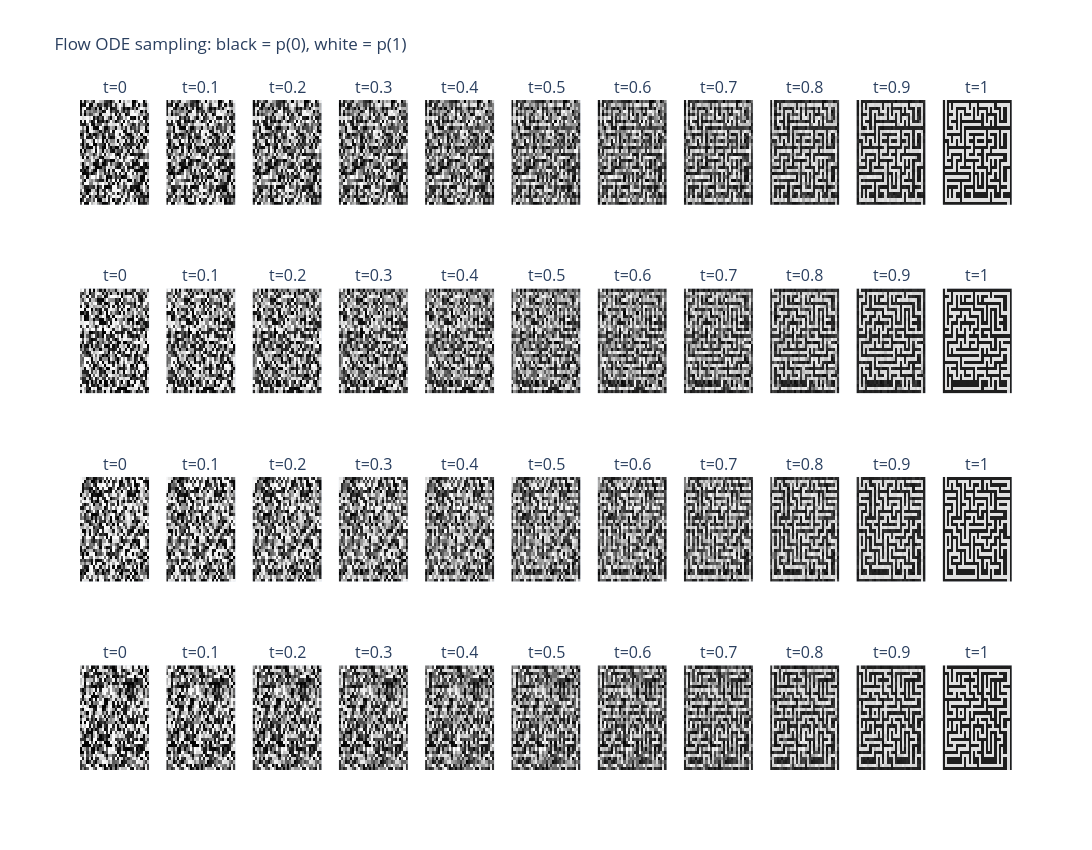
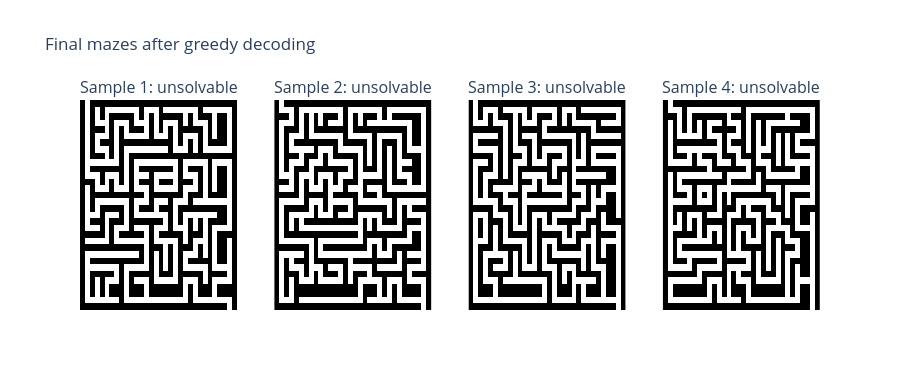

The notebook cell saved with these charts, in order:
### Markdown cell above
## 6. ODE Sampling and Solvability

Sampling starts from `x(0) ~ N(0, I)` and integrates `dx/dt = v_model(x, t)` from `t=0` to `t=1` with the explicit Euler method. Intermediate snapshots show the evolving continuous state decoded with the same fixed-temperature visualization. Only the final state is greedily decoded to binary maze pixels.

### Code cell
N_METRIC_SAMPLES = 128
N_TO_SHOW = 4
ODE_STEPS = 100
PREVIEW_STEP_INDICES = [0, 10, 20, 30, 40, 50, 60, 70, 80, 90, 100]


@torch.no_grad()
def sample_flow(model, n_samples, steps=ODE_STEPS, capture_indices=()):
    model.eval()
    x = torch.randn(n_samples, EMBEDDING_DIM, 32, 32, device=DEVICE)
    initial_noise = x.detach().clone()
    snapshots = {0: x.detach().clone()} if 0 in capture_indices else {}
    dt = 1.0 / steps

    for index in range(steps):
        t = index / steps
        times = torch.full((n_samples,), t, device=DEVICE)
        velocity = model(x, times * TIME_EMBEDDING_SCALE)
        x = x + dt * velocity
        next_index = index + 1
        if next_index in capture_indices:
            snapshots[next_index] = x.detach().clone()

    return x, snapshots, initial_noise


samples_continuous, flow_snapshots, initial_noise = sample_flow(
    model, N_METRIC_SAMPLES, capture_indices=PREVIEW_STEP_INDICES
)
print(
    "Initial Gaussian noise stats: "
    f"mean={initial_noise.mean().item():.3f}, "
    f"std={initial_noise.std().item():.3f}"
)
hard_samples = (
    torch.einsum("bdhw,kd->bkhw", samples_continuous, binary_embeddings)
    .argmax(dim=1)
    .cpu()
    .numpy()
    .astype(np.uint8)
)

fig = make_subplots(
    rows=N_TO_SHOW,
    cols=len(PREVIEW_STEP_INDICES),
    subplot_titles=[
        f"t={index / ODE_STEPS:g}"
        for _ in range(N_TO_SHOW)
        for index in PREVIEW_STEP_INDICES
    ],
)
for row in range(N_TO_SHOW):
    for col, step_index in enumerate(PREVIEW_STEP_INDICES, start=1):
        state = flow_snapshots[step_index][row : row + 1]
        probability_one = decode_probabilities(state, binary_embeddings, TEMPERATURE)[
            0, 1
        ]
        fig.add_trace(
            go.Heatmap(
                z=probability_one.cpu().numpy(),
                zmin=0,
                zmax=1,
                colorscale=[[0, "black"], [1, "white"]],
                showscale=False,
            ),
            row=row + 1,
            col=col,
        )
fig.update_layout(
    title="Flow ODE sampling: black = p(0), white = p(1)",
    height=850,
    width=1900,
)
fig.update_xaxes(showticklabels=False)
fig.update_yaxes(showticklabels=False, autorange="reversed")
fig.show()

solved = [solvability_rate([maze]) for maze in hard_samples]
print(f"Solvable samples: {sum(solved)}/{len(solved)} ({np.mean(solved):.1%})")
hard_fig = make_subplots(
    rows=1,
    cols=N_TO_SHOW,
    subplot_titles=[
        f"Sample {i + 1}: {'solvable' if solved[i] else 'unsolvable'}"
        for i in range(N_TO_SHOW)
    ],
)
for i in range(N_TO_SHOW):
    hard_fig.add_trace(
        go.Heatmap(
            z=hard_samples[i],
            zmin=0,
            zmax=1,
            colorscale=[[0, "black"], [1, "white"]],
            showscale=False,
        ),
        row=1,
        col=i + 1,
    )
hard_fig.update_layout(title="Final mazes after greedy decoding", height=390, width=900)
hard_fig.update_xaxes(showticklabels=False)
hard_fig.update_yaxes(showticklabels=False, autorange="reversed")
hard_fig.show()

### Figure 1 — Plotly figure (JSON) as saved in the notebook; plotly's stock layout.template omitted (floating-point values rounded to 4 significant figures; data arrays with more than 128 entries replaced by an {"elided": "..."} marker saying what was removed)
{"data": [{"colorscale": [[0, "black"], [1, "white"]], "showscale": false, "type": "heatmap", "xaxis": "x", "yaxis": "y", "z": {"elided": "32x32 float values"}, "zmax": 1, "zmin": 0}, {"colorscale": [[0, "black"], [1, "white"]], "showscale": false, "type": "heatmap", "xaxis": "x2", "yaxis": "y2", "z": {"elided": "32x32 float values"}, "zmax": 1, "zmin": 0}, {"colorscale": [[0, "black"], [1, "white"]], "showscale": false, "type": "heatmap", "xaxis": "x3", "yaxis": "y3", "z": {"elided": "32x32 float values"}, "zmax": 1, "zmin": 0}, {"colorscale": [[0, "black"], [1, "white"]], "showscale": false, "type": "heatmap", "xaxis": "x4", "yaxis": "y4", "z": {"elided": "32x32 float values"}, "zmax": 1, "zmin": 0}, {"colorscale": [[0, "black"], [1, "white"]], "showscale": false, "type": "heatmap", "xaxis": "x5", "yaxis": "y5", "z": {"elided": "32x32 float values"}, "zmax": 1, "zmin": 0}, {"colorscale": [[0, "black"], [1, "white"]], "showscale": false, "type": "heatmap", "xaxis": "x6", "yaxis": "y6", "z": {"elided": "32x32 float values"}, "zmax": 1, "zmin": 0}, {"colorscale": [[0, "black"], [1, "white"]], "showscale": false, "type": "heatmap", "xaxis": "x7", "yaxis": "y7", "z": {"elided": "32x32 float values"}, "zmax": 1, "zmin": 0}, {"colorscale": [[0, "black"], [1, "white"]], "showscale": false, "type": "heatmap", "xaxis": "x8", "yaxis": "y8", "z": {"elided": "32x32 float values"}, "zmax": 1, "zmin": 0}, {"colorscale": [[0, "black"], [1, "white"]], "showscale": false, "type": "heatmap", "xaxis": "x9", "yaxis": "y9", "z": {"elided": "32x32 float values"}, "zmax": 1, "zmin": 0}, {"colorscale": [[0, "black"], [1, "white"]], "showscale": false, "type": "heatmap", "xaxis": "x10", "yaxis": "y10", "z": {"elided": "32x32 float values"}, "zmax": 1, "zmin": 0}, {"colorscale": [[0, "black"], [1, "white"]], "showscale": false, "type": "heatmap", "xaxis": "x11", "yaxis": "y11", "z": {"elided": "32x32 float values"}, "zmax": 1, "zmin": 0}, {"colorscale": [[0, "black"], [1, "white"]], "showscale": false, "type": "heatmap", "xaxis": "x12", "yaxis": "y12", "z": {"elided": "32x32 float values"}, "zmax": 1, "zmin": 0}, {"colorscale": [[0, "black"], [1, "white"]], "showscale": false, "type": "heatmap", "xaxis": "x13", "yaxis": "y13", "z": {"elided": "32x32 float values"}, "zmax": 1, "zmin": 0}, {"colorscale": [[0, "black"], [1, "white"]], "showscale": false, "type": "heatmap", "xaxis": "x14", "yaxis": "y14", "z": {"elided": "32x32 float values"}, "zmax": 1, "zmin": 0}, {"colorscale": [[0, "black"], [1, "white"]], "showscale": false, "type": "heatmap", "xaxis": "x15", "yaxis": "y15", "z": {"elided": "32x32 float values"}, "zmax": 1, "zmin": 0}, {"colorscale": [[0, "black"], [1, "white"]], "showscale": false, "type": "heatmap", "xaxis": "x16", "yaxis": "y16", "z": {"elided": "32x32 float values"}, "zmax": 1, "zmin": 0}, {"colorscale": [[0, "black"], [1, "white"]], "showscale": false, "type": "heatmap", "xaxis": "x17", "yaxis": "y17", "z": {"elided": "32x32 float values"}, "zmax": 1, "zmin": 0}, {"colorscale": [[0, "black"], [1, "white"]], "showscale": false, "type": "heatmap", "xaxis": "x18", "yaxis": "y18", "z": {"elided": "32x32 float values"}, "zmax": 1, "zmin": 0}, {"colorscale": [[0, "black"], [1, "white"]], "showscale": false, "type": "heatmap", "xaxis": "x19", "yaxis": "y19", "z": {"elided": "32x32 float values"}, "zmax": 1, "zmin": 0}, {"colorscale": [[0, "black"], [1, "white"]], "showscale": false, "type": "heatmap", "xaxis": "x20", "yaxis": "y20", "z": {"elided": "32x32 float values"}, "zmax": 1, "zmin": 0}, {"colorscale": [[0, "black"], [1, "white"]], "showscale": false, "type": "heatmap", "xaxis": "x21", "yaxis": "y21", "z": {"elided": "32x32 float values"}, "zmax": 1, "zmin": 0}, {"colorscale": [[0, "black"], [1, "white"]], "showscale": false, "type": "heatmap", "xaxis": "x22", "yaxis": "y22", "z": {"elided": "32x32 float values"}, "zmax": 1, "zmin": 0}, {"colorscale": [[0, "black"], [1, "white"]], "showscale": false, "type": "heatmap", "xaxis": "x23", "yaxis": "y23", "z": {"elided": "32x32 float values"}, "zmax": 1, "zmin": 0}, {"colorscale": [[0, "black"], [1, "white"]], "showscale": false, "type": "heatmap", "xaxis": "x24", "yaxis": "y24", "z": {"elided": "32x32 float values"}, "zmax": 1, "zmin": 0}, {"colorscale": [[0, "black"], [1, "white"]], "showscale": false, "type": "heatmap", "xaxis": "x25", "yaxis": "y25", "z": {"elided": "32x32 float values"}, "zmax": 1, "zmin": 0}, {"colorscale": [[0, "black"], [1, "white"]], "showscale": false, "type": "heatmap", "xaxis": "x26", "yaxis": "y26", "z": {"elided": "32x32 float values"}, "zmax": 1, "zmin": 0}, {"colorscale": [[0, "black"], [1, "white"]], "showscale": false, "type": "heatmap", "xaxis": "x27", "yaxis": "y27", "z": {"elided": "32x32 float values"}, "zmax": 1, "zmin": 0}, {"colorscale": [[0, "black"], [1, "white"]], "showscale": false, "type": "heatmap", "xaxis": "x28", "yaxis": "y28", "z": {"elided": "32x32 float values"}, "zmax": 1, "zmin": 0}, {"colorscale": [[0, "black"], [1, "white"]], "showscale": false, "type": "heatmap", "xaxis": "x29", "yaxis": "y29", "z": {"elided": "32x32 float values"}, "zmax": 1, "zmin": 0}, {"colorscale": [[0, "black"], [1, "white"]], "showscale": false, "type": "heatmap", "xaxis": "x30", "yaxis": "y30", "z": {"elided": "32x32 float values"}, "zmax": 1, "zmin": 0}, {"colorscale": [[0, "black"], [1, "white"]], "showscale": false, "type": "heatmap", "xaxis": "x31", "yaxis": "y31", "z": {"elided": "32x32 float values"}, "zmax": 1, "zmin": 0}, {"colorscale": [[0, "black"], [1, "white"]], "showscale": false, "type": "heatmap", "xaxis": "x32", "yaxis": "y32", "z": {"elided": "32x32 float values"}, "zmax": 1, "zmin": 0}, {"colorscale": [[0, "black"], [1, "white"]], "showscale": false, "type": "heatmap", "xaxis": "x33", "yaxis": "y33", "z": {"elided": "32x32 float values"}, "zmax": 1, "zmin": 0}, {"colorscale": [[0, "black"], [1, "white"]], "showscale": false, "type": "heatmap", "xaxis": "x34", "yaxis": "y34", "z": {"elided": "32x32 float values"}, "zmax": 1, "zmin": 0}, {"colorscale": [[0, "black"], [1, "white"]], "showscale": false, "type": "heatmap", "xaxis": "x35", "yaxis": "y35", "z": {"elided": "32x32 float values"}, "zmax": 1, "zmin": 0}, {"colorscale": [[0, "black"], [1, "white"]], "showscale": false, "type": "heatmap", "xaxis": "x36", "yaxis": "y36", "z": {"elided": "32x32 float values"}, "zmax": 1, "zmin": 0}, {"colorscale": [[0, "black"], [1, "white"]], "showscale": false, "type": "heatmap", "xaxis": "x37", "yaxis": "y37", "z": {"elided": "32x32 float values"}, "zmax": 1, "zmin": 0}, {"colorscale": [[0, "black"], [1, "white"]], "showscale": false, "type": "heatmap", "xaxis": "x38", "yaxis": "y38", "z": {"elided": "32x32 float values"}, "zmax": 1, "zmin": 0}, {"colorscale": [[0, "black"], [1, "white"]], "showscale": false, "type": "heatmap", "xaxis": "x39", "yaxis": "y39", "z": {"elided": "32x32 float values"}, "zmax": 1, "zmin": 0}, {"colorscale": [[0, "black"], [1, "white"]], "showscale": false, "type": "heatmap", "xaxis": "x40", "yaxis": "y40", "z": {"elided": "32x32 float values"}, "zmax": 1, "zmin": 0}, {"colorscale": [[0, "black"], [1, "white"]], "showscale": false, "type": "heatmap", "xaxis": "x41", "yaxis": "y41", "z": {"elided": "32x32 float values"}, "zmax": 1, "zmin": 0}, {"colorscale": [[0, "black"], [1, "white"]], "showscale": false, "type": "heatmap", "xaxis": "x42", "yaxis": "y42", "z": {"elided": "32x32 float values"}, "zmax": 1, "zmin": 0}, {"colorscale": [[0, "black"], [1, "white"]], "showscale": false, "type": "heatmap", "xaxis": "x43", "yaxis": "y43", "z": {"elided": "32x32 float values"}, "zmax": 1, "zmin": 0}, {"colorscale": [[0, "black"], [1, "white"]], "showscale": false, "type": "heatmap", "xaxis": "x44", "yaxis": "y44", "z": {"elided": "32x32 float values"}, "zmax": 1, "zmin": 0}], "layout": {"annotations": [{"font": {"size": 16}, "showarrow": false, "text": "t=0", "x": 0.03719, "xanchor": "center", "xref": "paper", "y": 1, "yanchor": "bottom", "yref": "paper"}, {"font": {"size": 16}, "showarrow": false, "text": "t=0.1", "x": 0.1298, "xanchor": "center", "xref": "paper", "y": 1, "yanchor": "bottom", "yref": "paper"}, {"font": {"size": 16}, "showarrow": false, "text": "t=0.2", "x": 0.2223, "xanchor": "center", "xref": "paper", "y": 1, "yanchor": "bottom", "yref": "paper"}, {"font": {"size": 16}, "showarrow": false, "text": "t=0.3", "x": 0.3149, "xanchor": "center", "xref": "paper", "y": 1, "yanchor": "bottom", "yref": "paper"}, {"font": {"size": 16}, "showarrow": false, "text": "t=0.4", "x": 0.4074, "xanchor": "center", "xref": "paper", "y": 1, "yanchor": "bottom", "yref": "paper"}, {"font": {"size": 16}, "showarrow": false, "text": "t=0.5", "x": 0.5, "xanchor": "center", "xref": "paper", "y": 1, "yanchor": "bottom", "yref": "paper"}, {"font": {"size": 16}, "showarrow": false, "text": "t=0.6", "x": 0.5926, "xanchor": "center", "xref": "paper", "y": 1, "yanchor": "bottom", "yref": "paper"}, {"font": {"size": 16}, "showarrow": false, "text": "t=0.7", "x": 0.6851, "xanchor": "center", "xref": "paper", "y": 1, "yanchor": "bottom", "yref": "paper"}, {"font": {"size": 16}, "showarrow": false, "text": "t=0.8", "x": 0.7777, "xanchor": "center", "xref": "paper", "y": 1, "yanchor": "bottom", "yref": "paper"}, {"font": {"size": 16}, "showarrow": false, "text": "t=0.9", "x": 0.8702, "xanchor": "center", "xref": "paper", "y": 1, "yanchor": "bottom", "yref": "paper"}, {"font": {"size": 16}, "showarrow": false, "text": "t=1", "x": 0.9628, "xanchor": "center", "xref": "paper", "y": 1, "yanchor": "bottom", "yref": "paper"}, {"font": {"size": 16}, "showarrow": false, "text": "t=0", "x": 0.03719, "xanchor": "center", "xref": "paper", "y": 0.7188, "yanchor": "bottom", "yref": "paper"}, {"font": {"size": 16}, "showarrow": false, "text": "t=0.1", "x": 0.1298, "xanchor": "center", "xref": "paper", "y": 0.7188, "yanchor": "bottom", "yref": "paper"}, {"font": {"size": 16}, "showarrow": false, "text": "t=0.2", "x": 0.2223, "xanchor": "center", "xref": "paper", "y": 0.7188, "yanchor": "bottom", "yref": "paper"}, {"font": {"size": 16}, "showarrow": false, "text": "t=0.3", "x": 0.3149, "xanchor": "center", "xref": "paper", "y": 0.7188, "yanchor": "bottom", "yref": "paper"}, {"font": {"size": 16}, "showarrow": false, "text": "t=0.4", "x": 0.4074, "xanchor": "center", "xref": "paper", "y": 0.7188, "yanchor": "bottom", "yref": "paper"}, {"font": {"size": 16}, "showarrow": false, "text": "t=0.5", "x": 0.5, "xanchor": "center", "xref": "paper", "y": 0.7188, "yanchor": "bottom", "yref": "paper"}, {"font": {"size": 16}, "showarrow": false, "text": "t=0.6", "x": 0.5926, "xanchor": "center", "xref": "paper", "y": 0.7188, "yanchor": "bottom", "yref": "paper"}, {"font": {"size": 16}, "showarrow": false, "text": "t=0.7", "x": 0.6851, "xanchor": "center", "xref": "paper", "y": 0.7188, "yanchor": "bottom", "yref": "paper"}, {"font": {"size": 16}, "showarrow": false, "text": "t=0.8", "x": 0.7777, "xanchor": "center", "xref": "paper", "y": 0.7188, "yanchor": "bottom", "yref": "paper"}, {"font": {"size": 16}, "showarrow": false, "text": "t=0.9", "x": 0.8702, "xanchor": "center", "xref": "paper", "y": 0.7188, "yanchor": "bottom", "yref": "paper"}, {"font": {"size": 16}, "showarrow": false, "text": "t=1", "x": 0.9628, "xanchor": "center", "xref": "paper", "y": 0.7188, "yanchor": "bottom", "yref": "paper"}, {"font": {"size": 16}, "showarrow": false, "text": "t=0", "x": 0.03719, "xanchor": "center", "xref": "paper", "y": 0.4375, "yanchor": "bottom", "yref": "paper"}, {"font": {"size": 16}, "showarrow": false, "text": "t=0.1", "x": 0.1298, "xanchor": "center", "xref": "paper", "y": 0.4375, "yanchor": "bottom", "yref": "paper"}, {"font": {"size": 16}, "showarrow": false, "text": "t=0.2", "x": 0.2223, "xanchor": "center", "xref": "paper", "y": 0.4375, "yanchor": "bottom", "yref": "paper"}, {"font": {"size": 16}, "showarrow": false, "text": "t=0.3", "x": 0.3149, "xanchor": "center", "xref": "paper", "y": 0.4375, "yanchor": "bottom", "yref": "paper"}, {"font": {"size": 16}, "showarrow": false, "text": "t=0.4", "x": 0.4074, "xanchor": "center", "xref": "paper", "y": 0.4375, "yanchor": "bottom", "yref": "paper"}, {"font": {"size": 16}, "showarrow": false, "text": "t=0.5", "x": 0.5, "xanchor": "center", "xref": "paper", "y": 0.4375, "yanchor": "bottom", "yref": "paper"}, {"font": {"size": 16}, "showarrow": false, "text": "t=0.6", "x": 0.5926, "xanchor": "center", "xref": "paper", "y": 0.4375, "yanchor": "bottom", "yref": "paper"}, {"font": {"size": 16}, "showarrow": false, "text": "t=0.7", "x": 0.6851, "xanchor": "center", "xref": "paper", "y": 0.4375, "yanchor": "bottom", "yref": "paper"}, {"font": {"size": 16}, "showarrow": false, "text": "t=0.8", "x": 0.7777, "xanchor": "center", "xref": "paper", "y": 0.4375, "yanchor": "bottom", "yref": "paper"}, {"font": {"size": 16}, "showarrow": false, "text": "t=0.9", "x": 0.8702, "xanchor": "center", "xref": "paper", "y": 0.4375, "yanchor": "bottom", "yref": "paper"}, {"font": {"size": 16}, "showarrow": false, "text": "t=1", "x": 0.9628, "xanchor": "center", "xref": "paper", "y": 0.4375, "yanchor": "bottom", "yref": "paper"}, {"font": {"size": 16}, "showarrow": false, "text": "t=0", "x": 0.03719, "xanchor": "center", "xref": "paper", "y": 0.1562, "yanchor": "bottom", "yref": "paper"}, {"font": {"size": 16}, "showarrow": false, "text": "t=0.1", "x": 0.1298, "xanchor": "center", "xref": "paper", "y": 0.1562, "yanchor": "bottom", "yref": "paper"}, {"font": {"size": 16}, "showarrow": false, "text": "t=0.2", "x": 0.2223, "xanchor": "center", "xref": "paper", "y": 0.1562, "yanchor": "bottom", "yref": "paper"}, {"font": {"size": 16}, "showarrow": false, "text": "t=0.3", "x": 0.3149, "xanchor": "center", "xref": "paper", "y": 0.1562, "yanchor": "bottom", "yref": "paper"}, {"font": {"size": 16}, "showarrow": false, "text": "t=0.4", "x": 0.4074, "xanchor": "center", "xref": "paper", "y": 0.1562, "yanchor": "bottom", "yref": "paper"}, {"font": {"size": 16}, "showarrow": false, "text": "t=0.5", "x": 0.5, "xanchor": "center", "xref": "paper", "y": 0.1562, "yanchor": "bottom", "yref": "paper"}, {"font": {"size": 16}, "showarrow": false, "text": "t=0.6", "x": 0.5926, "xanchor": "center", "xref": "paper", "y": 0.1562, "yanchor": "bottom", "yref": "paper"}, {"font": {"size": 16}, "showarrow": false, "text": "t=0.7", "x": 0.6851, "xanchor": "center", "xref": "paper", "y": 0.1562, "yanchor": "bottom", "yref": "paper"}, {"font": {"size": 16}, "showarrow": false, "text": "t=0.8", "x": 0.7777, "xanchor": "center", "xref": "paper", "y": 0.1562, "yanchor": "bottom", "yref": "paper"}, {"font": {"size": 16}, "showarrow": false, "text": "t=0.9", "x": 0.8702, "xanchor": "center", "xref": "paper", "y": 0.1562, "yanchor": "bottom", "yref": "paper"}, {"font": {"size": 16}, "showarrow": false, "text": "t=1", "x": 0.9628, "xanchor": "center", "xref": "paper", "y": 0.1562, "yanchor": "bottom", "yref": "paper"}], "height": 850, "title": {"text": "Flow ODE sampling: black = p(0), white = p(1)"}, "width": 1900, "xaxis": {"anchor": "y", "domain": [0, 0.07438], "showticklabels": false}, "xaxis10": {"anchor": "y10", "domain": [0.8331, 0.9074], "showticklabels": false}, "xaxis11": {"anchor": "y11", "domain": [0.9256, 1.0], "showticklabels": false}, "xaxis12": {"anchor": "y12", "domain": [0, 0.07438], "showticklabels": false}, "xaxis13": {"anchor": "y13", "domain": [0.09256, 0.1669], "showticklabels": false}, "xaxis14": {"anchor": "y14", "domain": [0.1851, 0.2595], "showticklabels": false}, "xaxis15": {"anchor": "y15", "domain": [0.2777, 0.3521], "showticklabels": false}, "xaxis16": {"anchor": "y16", "domain": [0.3702, 0.4446], "showticklabels": false}, "xaxis17": {"anchor": "y17", "domain": [0.4628, 0.5372], "showticklabels": false}, "xaxis18": {"anchor": "y18", "domain": [0.5554, 0.6298], "showticklabels": false}, "xaxis19": {"anchor": "y19", "domain": [0.6479, 0.7223], "showticklabels": false}, "xaxis2": {"anchor": "y2", "domain": [0.09256, 0.1669], "showticklabels": false}, "xaxis20": {"anchor": "y20", "domain": [0.7405, 0.8149], "showticklabels": false}, "xaxis21": {"anchor": "y21", "domain": [0.8331, 0.9074], "showticklabels": false}, "xaxis22": {"anchor": "y22", "domain": [0.9256, 1.0], "showticklabels": false}, "xaxis23": {"anchor": "y23", "domain": [0, 0.07438], "showticklabels": false}, "xaxis24": {"anchor": "y24", "domain": [0.09256, 0.1669], "showticklabels": false}, "xaxis25": {"anchor": "y25", "domain": [0.1851, 0.2595], "showticklabels": false}, "xaxis26": {"anchor": "y26", "domain": [0.2777, 0.3521], "showticklabels": false}, "xaxis27": {"anchor": "y27", "domain": [0.3702, 0.4446], "showticklabels": false}, "xaxis28": {"anchor": "y28", "domain": [0.4628, 0.5372], "showticklabels": false}, "xaxis29": {"anchor": "y29", "domain": [0.5554, 0.6298], "showticklabels": false}, "xaxis3": {"anchor": "y3", "domain": [0.1851, 0.2595], "showticklabels": false}, "xaxis30": {"anchor": "y30", "domain": [0.6479, 0.7223], "showticklabels": false}, "xaxis31": {"anchor": "y31", "domain": [0.7405, 0.8149], "showticklabels": false}, "xaxis32": {"anchor": "y32", "domain": [0.8331, 0.9074], "showticklabels": false}, "xaxis33": {"anchor": "y33", "domain": [0.9256, 1.0], "showticklabels": false}, "xaxis34": {"anchor": "y34", "domain": [0, 0.07438], "showticklabels": false}, "xaxis35": {"anchor": "y35", "domain": [0.09256, 0.1669], "showticklabels": false}, "xaxis36": {"anchor": "y36", "domain": [0.1851, 0.2595], "showticklabels": false}, "xaxis37": {"anchor": "y37", "domain": [0.2777, 0.3521], "showticklabels": false}, "xaxis38": {"anchor": "y38", "domain": [0.3702, 0.4446], "showticklabels": false}, "xaxis39": {"anchor": "y39", "domain": [0.4628, 0.5372], "showticklabels": false}, "xaxis4": {"anchor": "y4", "domain": [0.2777, 0.3521], "showticklabels": false}, "xaxis40": {"anchor": "y40", "domain": [0.5554, 0.6298], "showticklabels": false}, "xaxis41": {"anchor": "y41", "domain": [0.6479, 0.7223], "showticklabels": false}, "xaxis42": {"anchor": "y42", "domain": [0.7405, 0.8149], "showticklabels": false}, "xaxis43": {"anchor": "y43", "domain": [0.8331, 0.9074], "showticklabels": false}, "xaxis44": {"anchor": "y44", "domain": [0.9256, 1.0], "showticklabels": false}, "xaxis5": {"anchor": "y5", "domain": [0.3702, 0.4446], "showticklabels": false}, "xaxis6": {"anchor": "y6", "domain": [0.4628, 0.5372], "showticklabels": false}, "xaxis7": {"anchor": "y7", "domain": [0.5554, 0.6298], "showticklabels": false}, "xaxis8": {"anchor": "y8", "domain": [0.6479, 0.7223], "showticklabels": false}, "xaxis9": {"anchor": "y9", "domain": [0.7405, 0.8149], "showticklabels": false}, "yaxis": {"anchor": "x", "autorange": "reversed", "domain": [0.8438, 1], "showticklabels": false}, "yaxis10": {"anchor": "x10", "autorange": "reversed", "domain": [0.8438, 1], "showticklabels": false}, "yaxis11": {"anchor": "x11", "autorange": "reversed", "domain": [0.8438, 1], "showticklabels": false}, "yaxis12": {"anchor": "x12", "autorange": "reversed", "domain": [0.5625, 0.7188], "showticklabels": false}, "yaxis13": {"anchor": "x13", "autorange": "reversed", "domain": [0.5625, 0.7188], "showticklabels": false}, "yaxis14": {"anchor": "x14", "autorange": "reversed", "domain": [0.5625, 0.7188], "showticklabels": false}, "yaxis15": {"anchor": "x15", "autorange": "reversed", "domain": [0.5625, 0.7188], "showticklabels": false}, "yaxis16": {"anchor": "x16", "autorange": "reversed", "domain": [0.5625, 0.7188], "showticklabels": false}, "yaxis17": {"anchor": "x17", "autorange": "reversed", "domain": [0.5625, 0.7188], "showticklabels": false}, "yaxis18": {"anchor": "x18", "autorange": "reversed", "domain": [0.5625, 0.7188], "showticklabels": false}, "yaxis19": {"anchor": "x19", "autorange": "reversed", "domain": [0.5625, 0.7188], "showticklabels": false}, "yaxis2": {"anchor": "x2", "autorange": "reversed", "domain": [0.8438, 1], "showticklabels": false}, "yaxis20": {"anchor": "x20", "autorange": "reversed", "domain": [0.5625, 0.7188], "showticklabels": false}, "yaxis21": {"anchor": "x21", "autorange": "reversed", "domain": [0.5625, 0.7188], "showticklabels": false}, "yaxis22": {"anchor": "x22", "autorange": "reversed", "domain": [0.5625, 0.7188], "showticklabels": false}, "yaxis23": {"anchor": "x23", "autorange": "reversed", "domain": [0.2812, 0.4375], "showticklabels": false}, "yaxis24": {"anchor": "x24", "autorange": "reversed", "domain": [0.2812, 0.4375], "showticklabels": false}, "yaxis25": {"anchor": "x25", "autorange": "reversed", "domain": [0.2812, 0.4375], "showticklabels": false}, "yaxis26": {"anchor": "x26", "autorange": "reversed", "domain": [0.2812, 0.4375], "showticklabels": false}, "yaxis27": {"anchor": "x27", "autorange": "reversed", "domain": [0.2812, 0.4375], "showticklabels": false}, "yaxis28": {"anchor": "x28", "autorange": "reversed", "domain": [0.2812, 0.4375], "showticklabels": false}, "yaxis29": {"anchor": "x29", "autorange": "reversed", "domain": [0.2812, 0.4375], "showticklabels": false}, "yaxis3": {"anchor": "x3", "autorange": "reversed", "domain": [0.8438, 1], "showticklabels": false}, "yaxis30": {"anchor": "x30", "autorange": "reversed", "domain": [0.2812, 0.4375], "showticklabels": false}, "yaxis31": {"anchor": "x31", "autorange": "reversed", "domain": [0.2812, 0.4375], "showticklabels": false}, "yaxis32": {"anchor": "x32", "autorange": "reversed", "domain": [0.2812, 0.4375], "showticklabels": false}, "yaxis33": {"anchor": "x33", "autorange": "reversed", "domain": [0.2812, 0.4375], "showticklabels": false}, "yaxis34": {"anchor": "x34", "autorange": "reversed", "domain": [0, 0.1562], "showticklabels": false}, "yaxis35": {"anchor": "x35", "autorange": "reversed", "domain": [0, 0.1562], "showticklabels": false}, "yaxis36": {"anchor": "x36", "autorange": "reversed", "domain": [0, 0.1562], "showticklabels": false}, "yaxis37": {"anchor": "x37", "autorange": "reversed", "domain": [0, 0.1562], "showticklabels": false}, "yaxis38": {"anchor": "x38", "autorange": "reversed", "domain": [0, 0.1562], "showticklabels": false}, "yaxis39": {"anchor": "x39", "autorange": "reversed", "domain": [0, 0.1562], "showticklabels": false}, "yaxis4": {"anchor": "x4", "autorange": "reversed", "domain": [0.8438, 1], "showticklabels": false}, "yaxis40": {"anchor": "x40", "autorange": "reversed", "domain": [0, 0.1562], "showticklabels": false}, "yaxis41": {"anchor": "x41", "autorange": "reversed", "domain": [0, 0.1562], "showticklabels": false}, "yaxis42": {"anchor": "x42", "autorange": "reversed", "domain": [0, 0.1562], "showticklabels": false}, "yaxis43": {"anchor": "x43", "autorange": "reversed", "domain": [0, 0.1562], "showticklabels": false}, "yaxis44": {"anchor": "x44", "autorange": "reversed", "domain": [0, 0.1562], "showticklabels": false}, "yaxis5": {"anchor": "x5", "autorange": "reversed", "domain": [0.8438, 1], "showticklabels": false}, "yaxis6": {"anchor": "x6", "autorange": "reversed", "domain": [0.8438, 1], "showticklabels": false}, "yaxis7": {"anchor": "x7", "autorange": "reversed", "domain": [0.8438, 1], "showticklabels": false}, "yaxis8": {"anchor": "x8", "autorange": "reversed", "domain": [0.8438, 1], "showticklabels": false}, "yaxis9": {"anchor": "x9", "autorange": "reversed", "domain": [0.8438, 1], "showticklabels": false}}}

### Figure 2 — Plotly figure (JSON) as saved in the notebook; plotly's stock layout.template omitted (floating-point values rounded to 4 significant figures; data arrays with more than 128 entries replaced by an {"elided": "..."} marker saying what was removed)
{"data": [{"colorscale": [[0, "black"], [1, "white"]], "showscale": false, "type": "heatmap", "xaxis": "x", "yaxis": "y", "z": {"elided": "32x32 int values"}, "zmax": 1, "zmin": 0}, {"colorscale": [[0, "black"], [1, "white"]], "showscale": false, "type": "heatmap", "xaxis": "x2", "yaxis": "y2", "z": {"elided": "32x32 int values"}, "zmax": 1, "zmin": 0}, {"colorscale": [[0, "black"], [1, "white"]], "showscale": false, "type": "heatmap", "xaxis": "x3", "yaxis": "y3", "z": {"elided": "32x32 int values"}, "zmax": 1, "zmin": 0}, {"colorscale": [[0, "black"], [1, "white"]], "showscale": false, "type": "heatmap", "xaxis": "x4", "yaxis": "y4", "z": {"elided": "32x32 int values"}, "zmax": 1, "zmin": 0}], "layout": {"annotations": [{"font": {"size": 16}, "showarrow": false, "text": "Sample 1: unsolvable", "x": 0.1062, "xanchor": "center", "xref": "paper", "y": 1, "yanchor": "bottom", "yref": "paper"}, {"font": {"size": 16}, "showarrow": false, "text": "Sample 2: unsolvable", "x": 0.3688, "xanchor": "center", "xref": "paper", "y": 1, "yanchor": "bottom", "yref": "paper"}, {"font": {"size": 16}, "showarrow": false, "text": "Sample 3: unsolvable", "x": 0.6313, "xanchor": "center", "xref": "paper", "y": 1, "yanchor": "bottom", "yref": "paper"}, {"font": {"size": 16}, "showarrow": false, "text": "Sample 4: unsolvable", "x": 0.8938, "xanchor": "center", "xref": "paper", "y": 1, "yanchor": "bottom", "yref": "paper"}], "height": 390, "title": {"text": "Final mazes after greedy decoding"}, "width": 900, "xaxis": {"anchor": "y", "domain": [0, 0.2125], "showticklabels": false}, "xaxis2": {"anchor": "y2", "domain": [0.2625, 0.475], "showticklabels": false}, "xaxis3": {"anchor": "y3", "domain": [0.525, 0.7375], "showticklabels": false}, "xaxis4": {"anchor": "y4", "domain": [0.7875, 1], "showticklabels": false}, "yaxis": {"anchor": "x", "autorange": "reversed", "domain": [0, 1], "showticklabels": false}, "yaxis2": {"anchor": "x2", "autorange": "reversed", "domain": [0, 1], "showticklabels": false}, "yaxis3": {"anchor": "x3", "autorange": "reversed", "domain": [0, 1], "showticklabels": false}, "yaxis4": {"anchor": "x4", "autorange": "reversed", "domain": [0, 1], "showticklabels": false}}}
